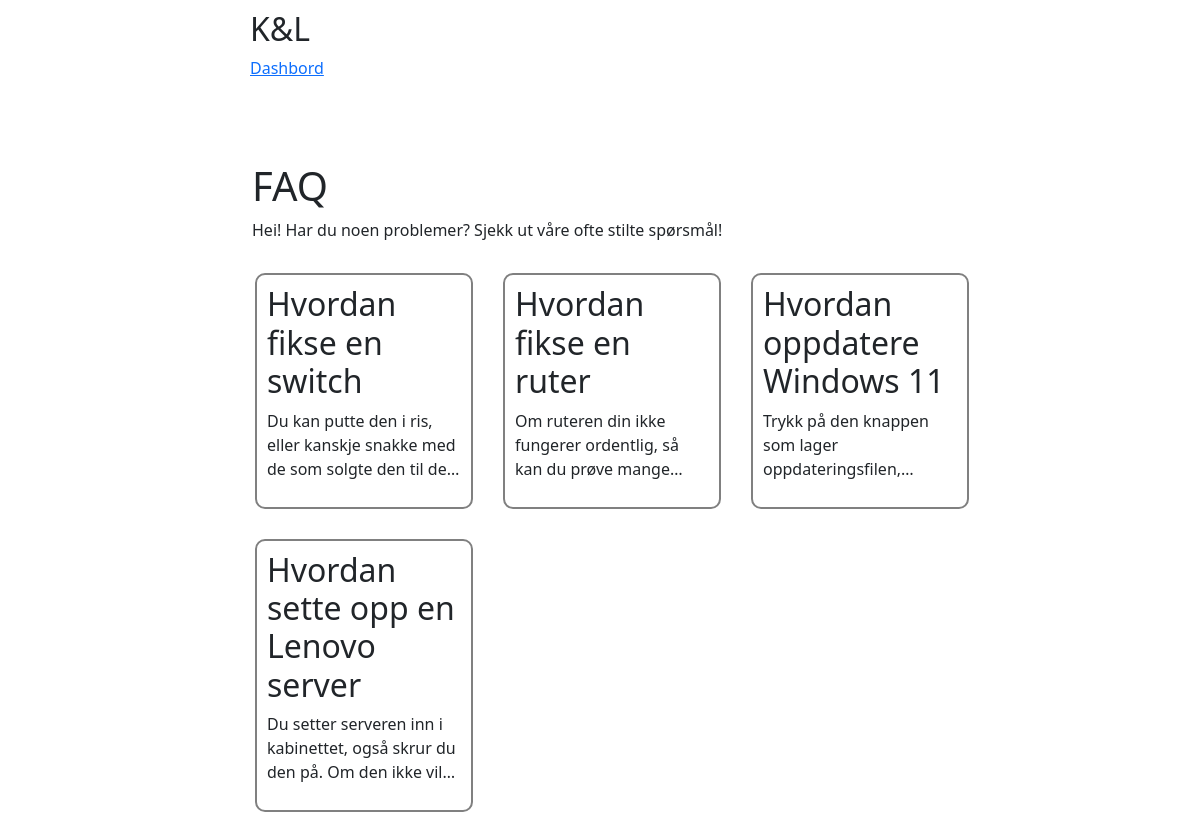
The page / on the database its author committed.
### dashboard/models.py (models this page shows, shortened)
class FAQ(models.Model):
    Tittel = models.CharField(max_length=255)
    Beskrivelse = models.CharField(max_length=2000)

### dashboard/views.py (the view)
# urls.py: path("", home_view),
def home_view(request):
    return render(request, "index.html", {"FAQs" : FAQ.objects.all()})

### templates/index.html (shortened to what this page needs)
{% extends "root.html" %}
{% load static %}
{% block styles %}
    <link rel="stylesheet" href="{% static '/styles/helpdesk/index.css' %}">
{% endblock %}
{% block content %}
<div class="container">
    <h1>FAQ</h1>
    <p>Hei! Har du noen problemer? Sjekk ut våre ofte stilte spørsmål!</p>
    <div class="faq-list-wrapper">
        <div class="faq-list row">
            {% for FAQ in FAQs %}
                <div class="faq-card-wrapper col-4" onclick="revealCard({{FAQ.id}})">
                    <div class="faq-card">
                        <h2 class="faq-card-title">
                            {{FAQ.Tittel}}
                        </h2>
                        <p class="faq-card-description">
                            {{FAQ.Beskrivelse}}
                        </p>
                    </div>
                </div>
            {% endfor %}
        </div>
    </div>
</div>
{% endblock %}

### templates/root.html (shortened to what this page needs)
{% load static %}
<!DOCTYPE html>
<html lang="no">
  <head>
    <link href="https://cdn.jsdelivr.net/npm/bootstrap@5.3.0-alpha1/dist/css/bootstrap.min.css" rel="stylesheet">
    <link href="{% static 'styles/root.css' %}" rel="stylesheet">
    {% block styles %}
    {% endblock %}
  </head>
  <body>
    <div class="main-container">
      <div class="logo-wrapper">
        <div class="row">
          <h2 style="cursor: pointer;" onclick="window.location.href='/'">K&L</h2>
          <div class="personel-icon-wrapper">
            <div class="personel-dropdown row">
              <a href="/dashboard/home">Dashbord</a>
            </div>
          </div>
          </div>
      </div>
        {% block content %}
        {% endblock %}
    </div>
  </body>
</html>

### static/styles/root.css (style rules this page uses)
body { width: 100%; height: 100%; }
.main-container { padding-left: 20%; padding-right: 20%; width: 100%; height: 100%; }
.logo-wrapper { left: 0; padding: 10px; }

### static/styles/helpdesk/index.css (style rules this page uses)
.container { padding-top: 10% !important; position: relative; height: 100vh; }
.faq-list-wrapper { position: absolute; height: 50%; overflow-y: auto; overflow-x: hidden; padding-bottom: 20%; width: 100%; }
.faq-card-description { display: -webkit-box; -webkit-line-clamp: 3; -webkit-box-orient: vertical; overflow: hidden; }
.faq-card-wrapper { padding: 15px; }
.faq-card { padding: 10px; border-style: solid; border-radius: 10px; border-width: 2px; border-color: gray; }

### rows shown on the page
FAQ: Tittel "Hvordan fikse en switch", Beskrivelse "Du kan putte den i ris, eller kanskje snakke med de som solgte den til…"
FAQ: Tittel "Hvordan fikse en ruter", Beskrivelse "Om ruteren din ikke fungerer ordentlig, så kan du prøve…"
FAQ: Tittel "Hvordan oppdatere Windows 11", Beskrivelse "Trykk på den knappen som lager…"
FAQ: Tittel "Hvordan sette opp en Lenovo server", Beskrivelse "Du setter serveren inn i kabinettet, også skrur du den på. Om den ikke…"
